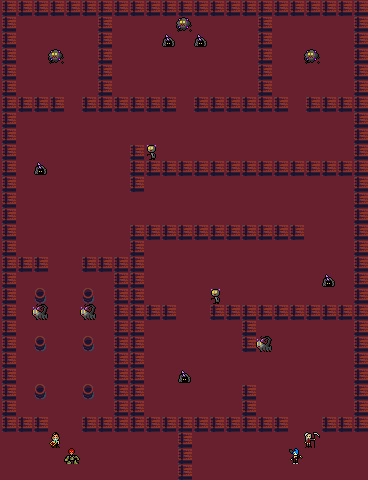

The image is a tile-based game level rendered from a .tmx file. Its description and complete source (layers, tilesets, objects, tile grids) follow:
An orthogonal 23x30 tile map with 16x16 px tiles, 3 tile layers (base, objects, units), 9 tilesets.

<map version="1.0" orientation="orthogonal" renderorder="right-down" width="23" height="30" tilewidth="16" tileheight="16" nextobjectid="1">
 <tileset firstgid="1" source="buch-outdoor.tsx" />
 <tileset firstgid="289" source="clarissa.tsx" />
 <tileset firstgid="290" source="andre.tsx" />
 <tileset firstgid="291" source="yvonne.tsx" />
 <tileset firstgid="292" source="zane.tsx" />
 <tileset firstgid="293" source="bulba.tsx" />
 <tileset firstgid="294" source="ghast.tsx" />
 <tileset firstgid="295" source="shelly.tsx" />
 <tileset firstgid="296" source="trixy.tsx" />
 <layer name="base" width="23" height="30">
  <data encoding="csv">
41,41,41,41,41,41,41,41,41,41,41,41,41,41,41,41,41,41,41,41,41,41,41,
41,41,41,41,41,41,41,41,41,41,41,41,41,41,41,41,41,41,41,41,41,41,41,
41,41,41,41,41,41,41,41,41,41,41,41,41,41,41,41,41,41,41,41,41,41,41,
41,41,41,41,41,41,41,41,41,41,41,41,41,41,41,41,41,41,41,41,41,41,41,
41,41,41,41,41,41,41,41,41,41,41,41,41,41,41,41,41,41,41,41,41,41,41,
41,41,41,41,41,41,41,41,41,41,41,41,41,41,41,41,41,41,41,41,41,41,41,
41,41,41,41,41,41,41,41,41,41,41,41,41,41,41,41,41,41,41,41,41,41,41,
41,41,41,41,41,41,41,41,41,41,41,41,41,41,41,41,41,41,41,41,41,41,41,
41,41,41,41,41,41,41,41,41,41,41,41,41,41,41,41,41,41,41,41,41,41,41,
41,41,41,41,41,41,41,41,41,41,41,41,41,41,41,41,41,41,41,41,41,41,41,
41,41,41,41,41,41,41,41,41,41,41,41,41,41,41,41,41,41,41,41,41,41,41,
41,41,41,41,41,41,41,41,41,41,41,41,41,41,41,41,41,41,41,41,41,41,41,
41,41,41,41,41,41,41,41,41,41,41,41,41,41,41,41,41,41,41,41,41,41,41,
41,41,41,41,41,41,41,41,41,41,41,41,41,41,41,41,41,41,41,41,41,41,41,
41,41,41,41,41,41,41,41,41,41,41,41,41,41,41,41,41,41,41,41,41,41,41,
41,41,41,41,41,41,41,41,41,41,41,41,41,41,41,41,41,41,41,41,41,41,41,
41,41,41,41,41,41,41,41,41,41,41,41,41,41,41,41,41,41,41,41,41,41,41,
41,41,41,41,41,41,41,41,41,41,41,41,41,41,41,41,41,41,41,41,41,41,41,
41,41,41,41,41,41,41,41,41,41,41,41,41,41,41,41,41,41,41,41,41,41,41,
41,41,41,41,41,41,41,41,41,41,41,41,41,41,41,41,41,41,41,41,41,41,41,
41,41,41,41,41,41,41,41,41,41,41,41,41,41,41,41,41,41,41,41,41,41,41,
41,41,41,41,41,41,41,41,41,41,41,41,41,41,41,41,41,41,41,41,41,41,41,
41,41,41,41,41,41,41,41,41,41,41,41,41,41,41,41,41,41,41,41,41,41,41,
41,41,41,41,41,41,41,41,41,41,41,41,41,41,41,41,41,41,41,41,41,41,41,
41,41,41,41,41,41,41,41,41,41,41,41,41,41,41,41,41,41,41,41,41,41,41,
41,41,41,41,41,41,41,41,41,41,41,41,41,41,41,41,41,41,41,41,41,41,41,
41,41,41,41,41,41,41,41,41,41,41,41,41,41,41,41,41,41,41,41,41,41,41,
41,41,41,41,41,41,41,41,41,41,41,41,41,41,41,41,41,41,41,41,41,41,41,
41,41,41,41,41,41,41,41,41,41,41,41,41,41,41,41,41,41,41,41,41,41,41,
41,41,41,41,41,41,41,41,41,41,41,41,41,41,41,41,41,41,41,41,41,41,41
</data>
 </layer>
 <layer name="objects" width="23" height="30">
  <data encoding="csv">
119,119,119,119,119,119,119,119,119,119,119,119,119,119,119,119,119,119,119,119,119,119,119,
119,0,0,0,0,0,119,0,0,0,0,0,0,0,0,0,119,0,0,0,0,0,119,
119,0,0,0,0,0,119,0,0,0,0,0,0,0,0,0,119,0,0,0,0,0,119,
119,0,0,0,0,0,119,0,0,0,0,0,0,0,0,0,119,0,0,0,0,0,119,
119,0,0,0,0,0,119,0,0,0,0,0,0,0,0,0,119,0,0,0,0,0,119,
119,0,0,0,0,0,119,0,0,0,0,0,0,0,0,0,119,0,0,0,0,0,119,
119,119,119,119,0,119,119,119,119,119,119,0,119,119,119,119,119,119,0,119,119,119,119,
119,0,0,0,0,0,0,0,0,0,0,0,0,0,0,0,0,0,0,0,0,0,119,
119,0,0,0,0,0,0,0,0,0,0,0,0,0,0,0,0,0,0,0,0,0,119,
119,0,0,0,0,0,0,0,119,0,0,0,0,0,0,0,0,0,0,0,0,0,119,
119,0,0,0,0,0,0,0,119,119,119,119,119,119,119,119,119,119,119,119,119,119,119,
119,0,0,0,0,0,0,0,119,0,0,0,0,0,0,0,0,0,0,0,0,0,119,
119,0,0,0,0,0,0,0,0,0,0,0,0,0,0,0,0,0,0,0,0,0,119,
119,0,0,0,0,0,0,0,0,0,0,0,0,0,0,0,0,0,0,0,0,0,119,
119,0,0,0,0,0,0,0,119,119,119,119,119,119,119,119,119,119,119,0,0,0,119,
119,0,0,0,0,0,0,0,119,0,0,0,0,0,0,0,0,0,0,0,0,0,119,
119,119,119,0,0,119,119,119,119,0,0,0,0,0,0,0,0,0,0,0,0,0,119,
119,0,0,0,0,0,0,119,119,0,0,0,0,0,0,0,0,0,0,0,0,0,119,
119,0,70,0,0,70,0,119,119,0,0,0,0,0,0,0,0,0,0,0,0,0,119,
119,0,0,0,0,0,0,119,119,119,119,0,0,119,119,119,119,119,119,119,119,119,119,
119,0,0,0,0,0,0,119,119,0,0,0,0,0,0,119,0,0,0,0,0,0,119,
119,0,70,0,0,70,0,119,119,0,0,0,0,0,0,119,0,0,0,0,0,0,119,
119,0,0,0,0,0,0,119,119,0,0,0,0,0,0,0,0,0,0,0,0,0,119,
119,0,0,0,0,0,0,119,119,0,0,0,0,0,0,0,0,0,0,0,0,0,119,
119,0,70,0,0,70,0,119,119,0,0,0,0,0,0,119,0,0,0,0,0,0,119,
119,0,0,0,0,0,0,119,119,0,0,0,0,0,0,119,0,0,0,0,0,0,119,
119,119,119,0,0,119,119,119,119,119,119,119,119,119,119,119,119,119,0,0,119,119,119,
0,0,0,0,0,0,0,0,0,0,0,119,0,0,0,0,0,0,0,0,0,0,0,
0,0,0,0,0,0,0,0,0,0,0,119,0,0,0,0,0,0,0,0,0,0,0,
0,0,0,0,0,0,0,0,0,0,0,119,0,0,0,0,0,0,0,0,0,0,0
</data>
 </layer>
 <layer name="units" width="23" height="30">
  <data encoding="csv">
0,0,0,0,0,0,0,0,0,0,0,0,0,0,0,0,0,0,0,0,0,0,0,
0,0,0,0,0,0,0,0,0,0,0,294,0,0,0,0,0,0,0,0,0,0,0,
0,0,0,0,0,0,0,0,0,0,295,0,295,0,0,0,0,0,0,0,0,0,0,
0,0,0,294,0,0,0,0,0,0,0,0,0,0,0,0,0,0,0,294,0,0,0,
0,0,0,0,0,0,0,0,0,0,0,0,0,0,0,0,0,0,0,0,0,0,0,
0,0,0,0,0,0,0,0,0,0,0,0,0,0,0,0,0,0,0,0,0,0,0,
0,0,0,0,0,0,0,0,0,0,0,0,0,0,0,0,0,0,0,0,0,0,0,
0,0,0,0,0,0,0,0,0,0,0,0,0,0,0,0,0,0,0,0,0,0,0,
0,0,0,0,0,0,0,0,0,0,0,0,0,0,0,0,0,0,0,0,0,0,0,
0,0,0,0,0,0,0,0,0,296,0,0,0,0,0,0,0,0,0,0,0,0,0,
0,0,295,0,0,0,0,0,0,0,0,0,0,0,0,0,0,0,0,0,0,0,0,
0,0,0,0,0,0,0,0,0,0,0,0,0,0,0,0,0,0,0,0,0,0,0,
0,0,0,0,0,0,0,0,0,0,0,0,0,0,0,0,0,0,0,0,0,0,0,
0,0,0,0,0,0,0,0,0,0,0,0,0,0,0,0,0,0,0,0,0,0,0,
0,0,0,0,0,0,0,0,0,0,0,0,0,0,0,0,0,0,0,0,0,0,0,
0,0,0,0,0,0,0,0,0,0,0,0,0,0,0,0,0,0,0,0,0,0,0,
0,0,0,0,0,0,0,0,0,0,0,0,0,0,0,0,0,0,0,0,0,0,0,
0,0,0,0,0,0,0,0,0,0,0,0,0,0,0,0,0,0,0,0,295,0,0,
0,0,0,0,0,0,0,0,0,0,0,0,0,296,0,0,0,0,0,0,0,0,0,
0,0,293,0,0,293,0,0,0,0,0,0,0,0,0,0,0,0,0,0,0,0,0,
0,0,0,0,0,0,0,0,0,0,0,0,0,0,0,0,0,0,0,0,0,0,0,
0,0,0,0,0,0,0,0,0,0,0,0,0,0,0,0,293,0,0,0,0,0,0,
0,0,0,0,0,0,0,0,0,0,0,0,0,0,0,0,0,0,0,0,0,0,0,
0,0,0,0,0,0,0,0,0,0,0,295,0,0,0,0,0,0,0,0,0,0,0,
0,0,0,0,0,0,0,0,0,0,0,0,0,0,0,0,0,0,0,0,0,0,0,
0,0,0,0,0,0,0,0,0,0,0,0,0,0,0,0,0,0,0,0,0,0,0,
0,0,0,0,0,0,0,0,0,0,0,0,0,0,0,0,0,0,0,0,0,0,0,
0,0,0,289,0,0,0,0,0,0,0,0,0,0,0,0,0,0,0,291,0,0,0,
0,0,0,0,290,0,0,0,0,0,0,0,0,0,0,0,0,0,292,0,0,0,0,
0,0,0,0,0,0,0,0,0,0,0,0,0,0,0,0,0,0,0,0,0,0,0
</data>
 </layer>
</map>
